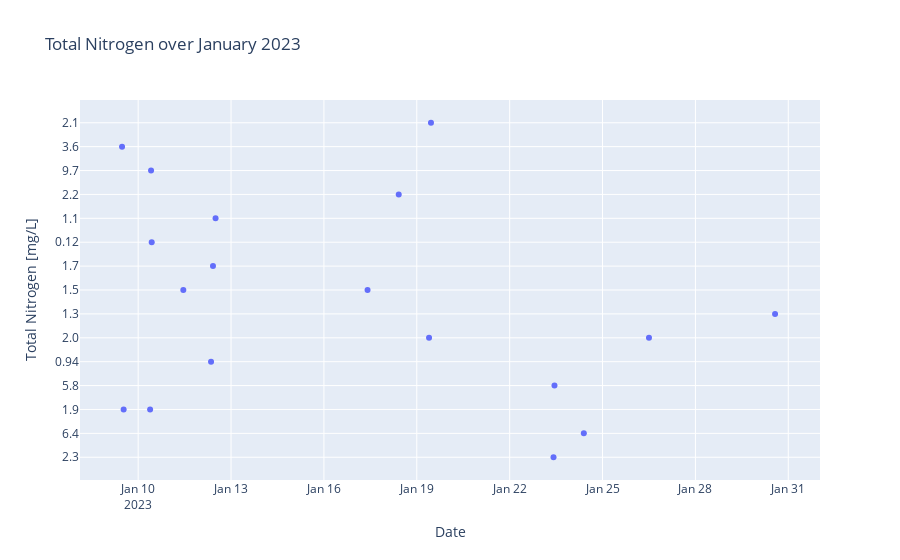

This figure's notebook cell:
### Code cell
fig.update_layout(
    xaxis_title='Date',
    yaxis_title='Total Nitrogen [mg/L]'
)

fig.show()

### Figure 1 — Plotly figure (JSON) as saved in the notebook; plotly's stock layout.template omitted (floating-point values rounded to 4 significant figures)
{"data": [{"hovertemplate": "DateTime=%{x}<br>p00600=%{y}<extra></extra>", "legendgroup": "", "marker": {"color": "#636efa", "symbol": "circle"}, "mode": "markers", "name": "", "orientation": "v", "showlegend": false, "type": "scatter", "x": ["2023-01-23T10:00:00", "2023-01-24T09:30:00", "2023-01-10T09:15:00", "2023-01-23T10:45:00", "2023-01-12T08:30:00", "2023-01-09T12:00:00", "2023-01-09T12:45:00", "2023-01-26T11:30:00", "2023-01-26T12:00:00", "2023-01-30T13:45:00", "2023-01-10T11:30:00", "2023-01-09T10:30:00", "2023-01-30T17:00:00", "2023-01-30T13:00:00", "2023-01-17T09:50:00", "2023-01-12T10:00:00", "2023-01-10T10:00:00", "2023-01-10T10:30:00", "2023-01-12T12:00:00", "2023-01-18T10:00:00", "2023-01-10T10:00:00", null, null, null, null, null, null, null, null, null, null, null, null, null, "2023-01-14T19:12:00", "2023-01-17T13:30:00", "2023-01-17T13:37:00", "2023-01-17T13:44:00", "2023-01-17T13:45:00", "2023-01-17T13:52:00", "2023-01-17T14:00:00", "2023-01-24T15:50:00", "2023-01-24T15:55:00", "2023-01-24T16:00:00", "2023-01-24T16:01:00", "2023-01-24T16:05:00", "2023-01-24T16:10:00", "2023-01-09T11:30:00", "2023-01-11T11:00:00", "2023-01-19T09:30:00", "2023-01-10T10:20:00", "2023-01-19T11:00:00", "2023-01-09T11:50:00", "2023-01-11T11:40:00", null, "2023-01-30T12:30:00"], "xaxis": "x", "y": ["2.3", "6.4", "1.9", "5.8", "0.94", null, "1.9", null, "2.0", "1.3", null, null, null, null, "1.5", "1.7", null, "0.12", "1.1", "2.2", "9.7", null, null, null, null, null, null, null, null, null, null, null, null, null, null, null, null, null, null, null, null, null, null, null, null, null, null, "3.6", "1.5", "2.0", null, "2.1", null, null, null, null], "yaxis": "y"}], "layout": {"autosize": true, "legend": {"tracegroupgap": 0}, "title": {"text": "Total Nitrogen over January 2023"}, "xaxis": {"anchor": "y", "autorange": true, "domain": [0, 1], "range": ["2023-01-08 03:39:00.716", "2023-01-31 23:50:59.284"], "title": {"text": "Date"}, "type": "date"}, "yaxis": {"anchor": "x", "autorange": true, "domain": [0, 1], "range": [-1.155, 15.16], "title": {"text": "Total Nitrogen [mg/L]"}, "type": "category"}}}
